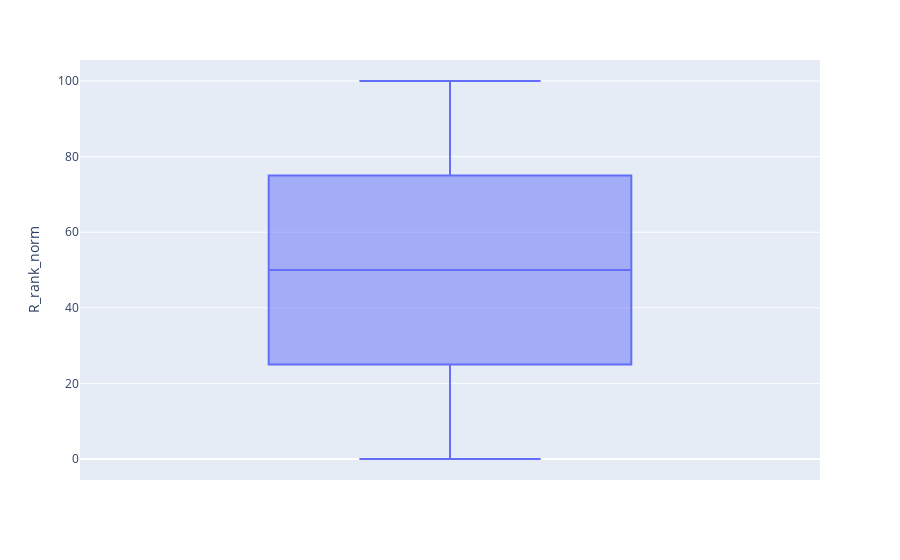
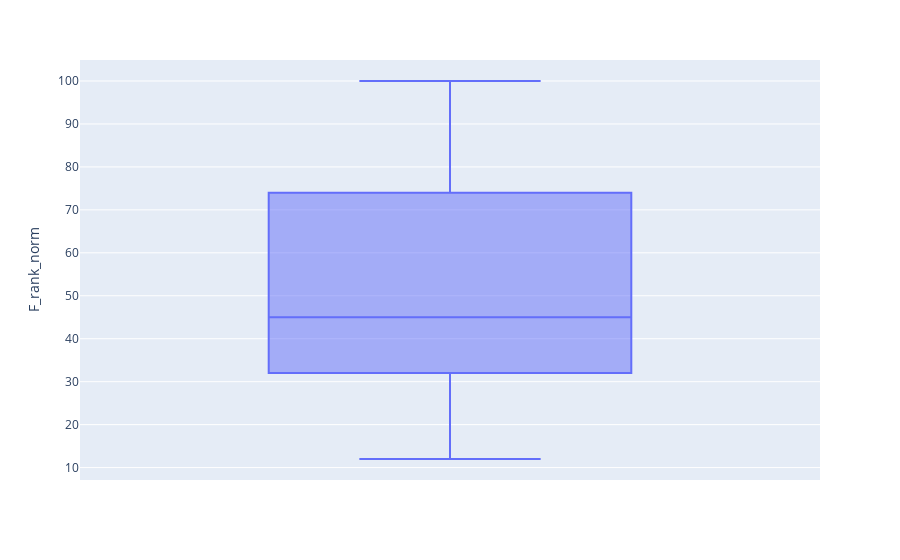
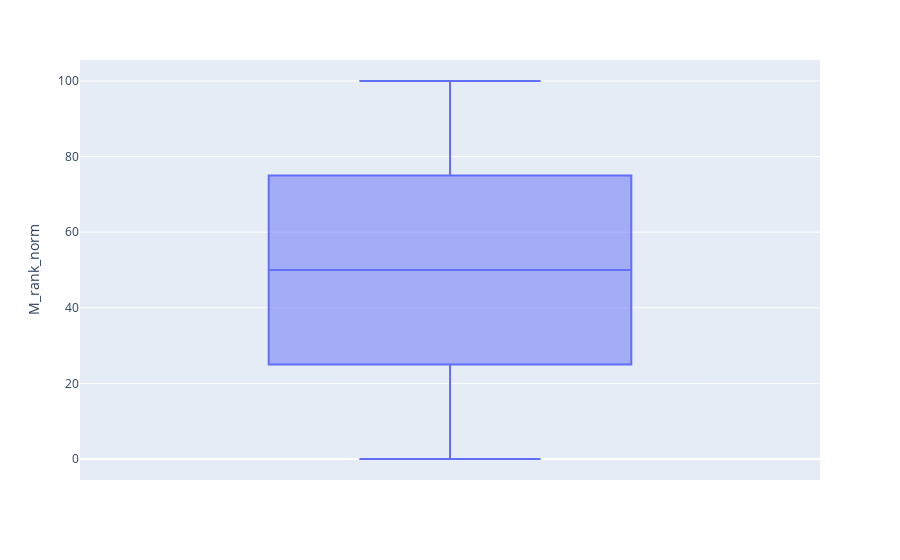

Here is the notebook cell these charts were saved with, in order:
### Code cell
import plotly.express as px

#Check for outliers
fig = px.box(rfm_df,y='R_rank_norm')
fig.show()
fig1 =px.box(rfm_df,y='F_rank_norm')
fig1.show()
fig2 =px.box(rfm_df,y='M_rank_norm')
fig2.show()

### Figure 1 — Plotly figure (JSON) as saved in the notebook; plotly's stock layout.template omitted (floating-point values rounded to 4 significant figures; data arrays with more than 128 entries replaced by an {"elided": "..."} marker saying what was removed)
{"data": [{"alignmentgroup": "True", "hovertemplate": "R_rank_norm=%{y}<extra></extra>", "legendgroup": "", "marker": {"color": "#636efa"}, "name": "", "notched": false, "offsetgroup": "", "orientation": "v", "showlegend": false, "type": "box", "x0": " ", "xaxis": "x", "y": {"elided": "5501 int values"}, "y0": " ", "yaxis": "y"}], "layout": {"boxmode": "group", "legend": {"tracegroupgap": 0}, "margin": {"t": 60}, "xaxis": {"anchor": "y", "domain": [0, 1]}, "yaxis": {"anchor": "x", "domain": [0, 1], "title": {"text": "R_rank_norm"}}}}

### Figure 2 — Plotly figure (JSON) as saved in the notebook; plotly's stock layout.template omitted (floating-point values rounded to 4 significant figures; data arrays with more than 128 entries replaced by an {"elided": "..."} marker saying what was removed)
{"data": [{"alignmentgroup": "True", "hovertemplate": "F_rank_norm=%{y}<extra></extra>", "legendgroup": "", "marker": {"color": "#636efa"}, "name": "", "notched": false, "offsetgroup": "", "orientation": "v", "showlegend": false, "type": "box", "x0": " ", "xaxis": "x", "y": {"elided": "5501 int values"}, "y0": " ", "yaxis": "y"}], "layout": {"boxmode": "group", "legend": {"tracegroupgap": 0}, "margin": {"t": 60}, "xaxis": {"anchor": "y", "domain": [0, 1]}, "yaxis": {"anchor": "x", "domain": [0, 1], "title": {"text": "F_rank_norm"}}}}

### Figure 3 — Plotly figure (JSON) as saved in the notebook; plotly's stock layout.template omitted (floating-point values rounded to 4 significant figures; data arrays with more than 128 entries replaced by an {"elided": "..."} marker saying what was removed)
{"data": [{"alignmentgroup": "True", "hovertemplate": "M_rank_norm=%{y}<extra></extra>", "legendgroup": "", "marker": {"color": "#636efa"}, "name": "", "notched": false, "offsetgroup": "", "orientation": "v", "showlegend": false, "type": "box", "x0": " ", "xaxis": "x", "y": {"elided": "5501 int values"}, "y0": " ", "yaxis": "y"}], "layout": {"boxmode": "group", "legend": {"tracegroupgap": 0}, "margin": {"t": 60}, "xaxis": {"anchor": "y", "domain": [0, 1]}, "yaxis": {"anchor": "x", "domain": [0, 1], "title": {"text": "M_rank_norm"}}}}
